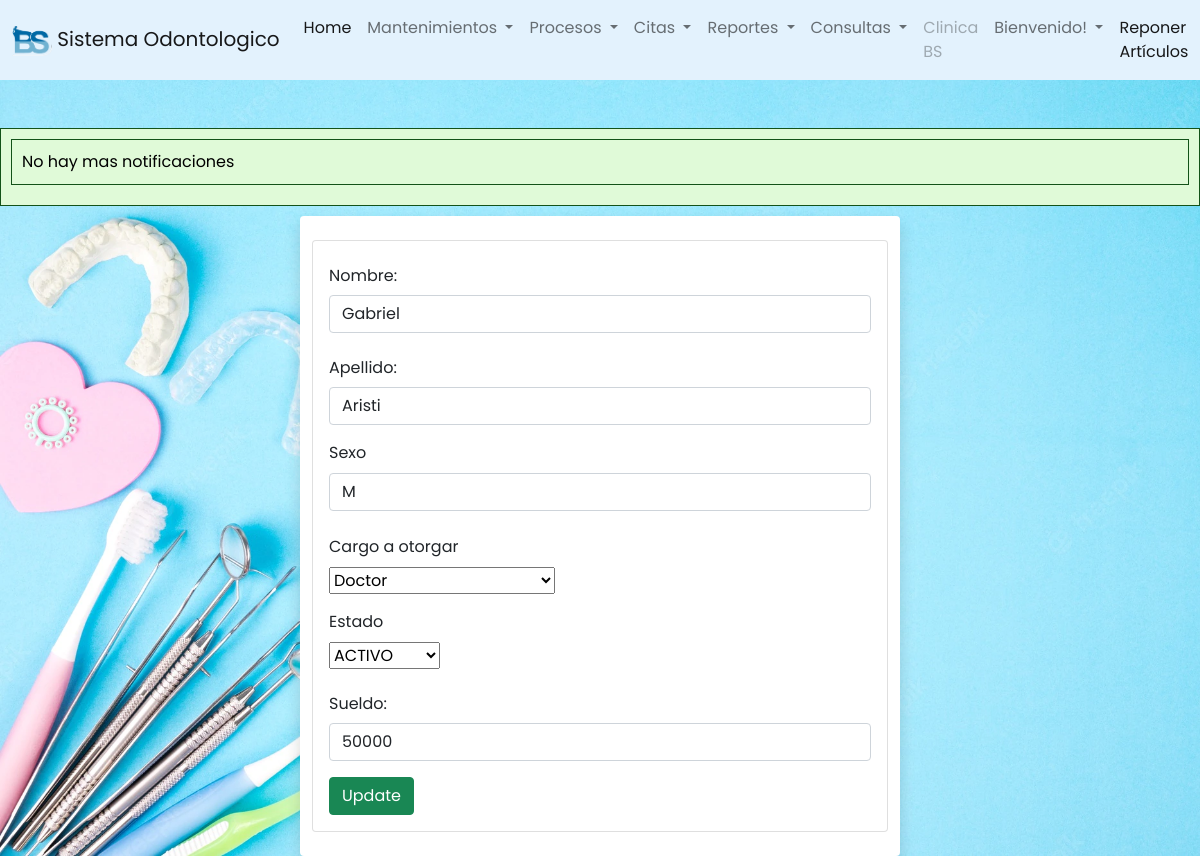
Screenshot of /odontologia/empleados/editarempl.php?id=1 with the database file from the repository.
### tables this page shows
CREATE TABLE `empleados` (
  `id_empl` int(11) NOT NULL,
  `id_per` int(11) DEFAULT NULL,
  `cargo` int(11) DEFAULT NULL,
  `status` int(11) DEFAULT NULL,
  `horario` int(11) DEFAULT NULL
);

CREATE TABLE `persona` (
  `id_per` int(11) NOT NULL,
  `nom_per` varchar(50) DEFAULT NULL,
  `ape_per` int(11) DEFAULT NULL,
  `fec_nac` date DEFAULT NULL,
  `sex_per` char(1) DEFAULT NULL,
  `datos` int(11) DEFAULT NULL,
  `status` int(11) DEFAULT NULL
);

CREATE TABLE `apellidos` (
  `id_ape` int(11) NOT NULL,
  `apellido` varchar(50) NOT NULL
);

CREATE TABLE `cargos` (
  `id_cargo` int(11) NOT NULL,
  `cargo` varchar(60) DEFAULT NULL,
  `sueldo` decimal(11,0) DEFAULT NULL
);

CREATE TABLE `estados` (
  `id_status` int(11) NOT NULL,
  `des_status` varchar(50) DEFAULT NULL
);

### odontologia/empleados/editarempl.php (the view, shortened to what this page needs)
<?php
    include('../conexion.php');
    if(isset($_GET['id'])){
        $id = $_GET['id'];
        $query ="SELECT ep.id_empl, ps.nom_per, ps.fec_nac, ps.sex_per,a.id_ape,a.apellido,c.cargo Cargo, c.id_cargo,c.sueldo, et.id_status,et.des_status
        from empleados ep INNER JOIN persona as ps ON ep.id_per = ps.id_per INNER JOIN apellidos AS a
        ON ps.ape_per = a.id_ape  INNER JOIN cargos as c ON ep.cargo = c.id_cargo INNER JOIN
        estados as et ON ep.status = et.id_status WHERE id_empl = $id";
        $result = mysqli_query($conexion, $query);
        if(mysqli_num_rows($result) == 1){
            $option2 = '';
            while($row = mysqli_fetch_array($result)){
                $nombre = $row['nom_per'];
                $apellido = $row['apellido'];
                $idcargo = $row['id_cargo'];
$query=mysqli_query($conexion,"SELECT cargo FROM cargos WHERE id_cargo='$idcargo'");
$query=mysqli_fetch_array($query);
             $cargo = $query[0];
                $sueldo = $row['sueldo'];
                $idstatus = $row['id_status'];
                $estatus = $row['des_status'];
               if($idcargo == 1){
                    $option = '<option value="'.$idcargo.'"select>'.$cargo.'</option>';
                }
                if($idstatus == 1){
                    $option2 = '<option value="'.$idstatus.'"select>'.$estatus.'</option>';
                }
            }
        }
    }
?>
<?php include("../includes/header.php")?>
<?php include("../includes/footer.php")?>
<div class="container bg-white rounded shadow p-4 col-xl-4 col-lg-6" style="width: 50%">
        <div class="row">
                <div class="card card-body">
                    <form action="editarempl.php?id=<?php echo $_GET['id'];?> " method="POST">
                    <div class="mb-3">
                        <label for="nombre" class="col-form-label">Nombre:</label>
                        <input type="text" class="form-control" id="nombre" name="nombre" value="<?php echo $nombre;?>"  placeholder="Actualiza Nombre">
                    </div>
                    <div class="mb-3">
                        <label for="apellido" class="col-form-label">Apellido:</label>
                        <input type="text" class="form-control" id="apellido" name="apellido" value="<?php echo $apellido;?>"  placeholder="Actualiza Apellido">
                    </div>
                    <label for="txt_nombre" class="form-label">Sexo</label>
                    <select class="form-control" name="sexo">
                    <option>M</option>
                    </select>
                    <br>
                    <div class="mb-3">
                        <label for="cargo" class="form-label">Cargo a otorgar</label>
                        <br>
                        <select name="cargo" id="cargo" class="notItemOne">
                            <?php
                                echo $option;
                            ?>
                        </select>
                    </div>
                    <div class="mb-3">
                        <label for="estado" class="form-label">Estado</label>
                        <br>
                        <select name="estado" id="estado" class="notItemOne">
                            <?php
                                echo $option2;
                            ?>
                        </select>
                    </div>
                    <div class="mb-3">
                        <label for="sueldo" class="col-form-label">Sueldo:</label>
                        <input type="number" class="form-control" id="sueldo" name="sueldo" value="<?php echo $sueldo;?>"  placeholder="Actualiza Sueldo">
                    </div>
                    <button class="btn btn-success" name="update">
                        Update
                    </button>
                    </form>
                </div>
        </div>
</div>

### odontologia/CSS/styl.css (style rules this page uses)
* { margin: 0; padding: 0; user-select: none; box-sizing: border-box; font-family: 'Poppins', sans-serif; }
body { margin: 0; background-image: url('fondo\ menu.webp'); background-size: cover; background-attachment: fixed; }

### odontologia/includes/ejecutar_procedimiento.php (style rules this page uses)
body { background-color: #f0f0f0; font-family: Arial, sans-serif; color: #333; margin: 0; padding: 0; }

### rows the page displays
empleados: nombre "Gabriel", apellido "Aristi", estado "ACTIVO", sueldo "50000"
cargos: cargo "Doctor"
